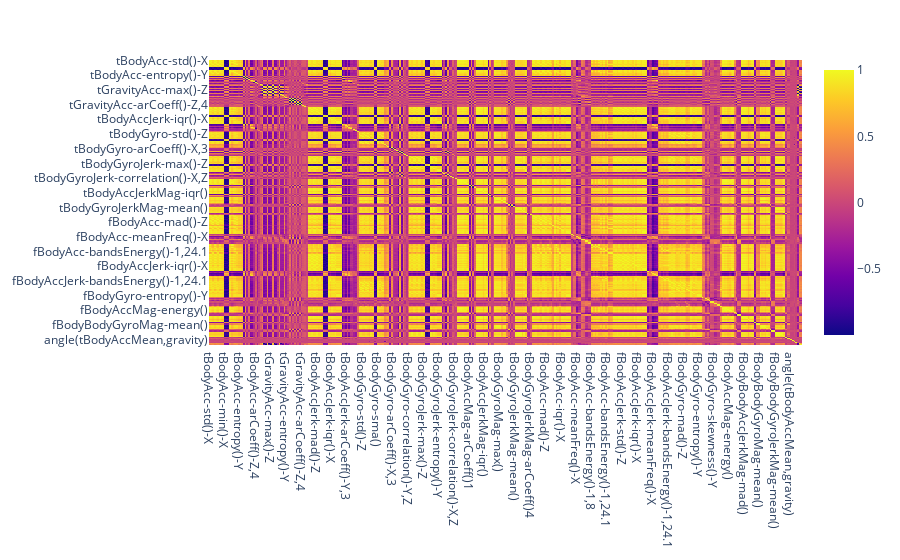

The cell this chart's notebook holds for it:
### Markdown cell above
### 3. Correlation

### Code cell
import plotly.express as px

px.imshow(xTrain.corr(), aspect="auto")

### Figure 1 — Plotly figure (JSON) as saved in the notebook; plotly's stock layout.template omitted (floating-point values rounded to 4 significant figures; data arrays with more than 128 entries replaced by an {"elided": "..."} marker saying what was removed)
{"data": [{"coloraxis": "coloraxis", "hovertemplate": "x: %{x}<br>y: %{y}<br>color: %{z}<extra></extra>", "name": "0", "type": "heatmap", "x": {"elided": "349 str values"}, "xaxis": "x", "y": {"elided": "349 str values"}, "yaxis": "y", "z": {"elided": "349x349 float values"}}], "layout": {"coloraxis": {"colorscale": [[0, "#0d0887"], [0.1111, "#46039f"], [0.2222, "#7201a8"], [0.3333, "#9c179e"], [0.4444, "#bd3786"], [0.5556, "#d8576b"], [0.6667, "#ed7953"], [0.7778, "#fb9f3a"], [0.8889, "#fdca26"], [1, "#f0f921"]]}, "margin": {"t": 60}, "xaxis": {"anchor": "y", "domain": [0, 1]}, "yaxis": {"anchor": "x", "autorange": "reversed", "domain": [0, 1]}}}
